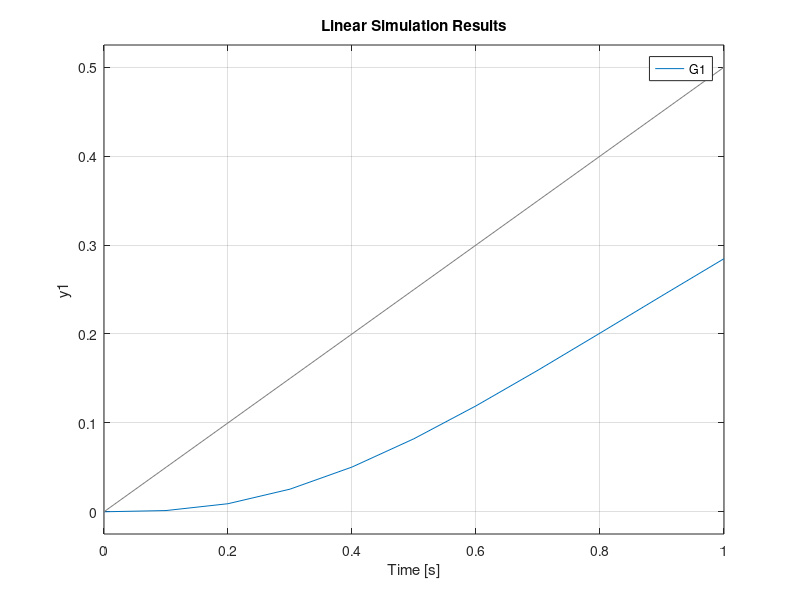

Here is the MATLAB script that generated this plot:
%controlador = 2;
controlador = tf([2 1], 1);
servo_elevador = tf(-10, [1 10]);
modelo_avion = tf([-1 -5], [1 3.5 6 0]);

G1 = feedback(series(controlador, series(servo_elevador, modelo_avion)), 1, -1)



t = 0:0.1:1;
y = 0.5*t;
lsim(G1, y, t)
% 
% plot(t, y)